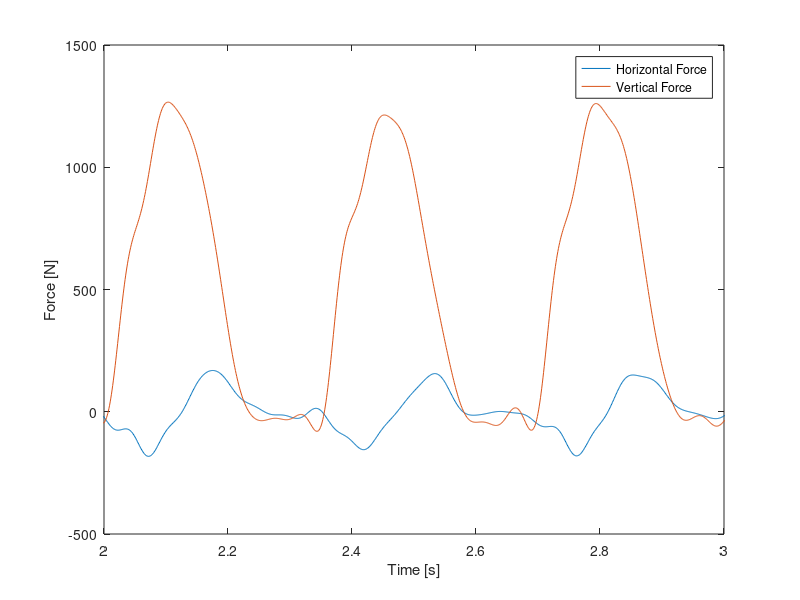

The MATLAB source for this figure: (Note: this script raises an error after producing the figure.)
%%%%%%%%%%%%%%%%%%%%%%%%%%%%%%%%%%%%%%%%%%%%%%%%%%%%%%%%%%%%%%%%%%%%%%%%%%%
% RunAnalysis_Script.m
% CREATED: 1/25/18
% MODIFIED: 1/25/18
%
% PURPOSE: 
%   Analyze input forces from treadmill
% INPUTS:
%   Data
% OUTPUTS:
%   Plots
% NOTES:
    % Columns
    % C1 = Mx 
    % C2 = Fy: - means braking and + means pushing
    % C3 = Fx: vertical force
    % C4 = distance from Cp to treadmill center
    
    % Trials: 
    % 1 = 0%
    % 2 = 1%
    % 3 = 3%
    % 4 = 1%
    % 5 = 0%
% HOUSEKEEPING:
clear all; close all; clc;
%%%%%%%%%%%%%%%%%%%%%%%%%%%%%%%%%%%%%%%%%%%%%%%%%%%%%%%%%%%%%%%%%%%%%%%%%%%
%% IMPORT DATA
% trial2 = xlsread('trial2_pilot1.xlsx');
% trial3 = xlsread('trial3_pilot1.xlsx');
% trial4 = xlsread('trial4_pilot1.xlsx');
% trial5 = xlsread('trial5_pilot1.xlsx');
% 
% trial2_0 = xlsread('zero_trial2_pilot1.xlsx');
% trial3_0 = xlsread('zero_trial3_pilot1.xlsx');
% trial4_0 = xlsread('zero_trial4_pilot1.xlsx');
% trial5_0 = xlsread('zero_trial5_pilot1.xlsx');
load('expData.mat')

%% PARSE DATA
% Trial 2
Mx2 = trial2(:,1);
Fy2= trial2(:,2);
Fx2 = trial2(:,3);
Ds2 = trial2(:,4);
t2 = 0:0.001:(length(Fy2)/1000)-0.001;
% Trial 3
Mx3 = trial3(:,1);
Fy3= trial3(:,2);
Fx3 = trial3(:,3);
Ds3 = trial3(:,4);
t3 = 0:0.001:(length(Fy3)/1000)-0.001;
% Trial 4
Mx4 = trial4(:,1);
Fy4= trial4(:,2);
Fx4 = trial4(:,3);
Ds4 = trial4(:,4);
t4 = 0:0.001:(length(Fy4)/1000)-0.001;
% Trial 5
Mx5 = trial5(:,1);
Fy5= trial5(:,2);
Fx5 = trial5(:,3);
Ds5 = trial5(:,4);
t5 = 0:0.001:(length(Fy5)/1000)-0.001;

% ZERO TRIALS
% Trial 2
Mx2_0 = trial2_0(:,1);
Fy2_0 = trial2_0(:,2);
Fx2_0 = trial2_0(:,3);
Ds2_0 = trial2_0(:,4);
t2_0 = 0:0.001:(length(Fy2_0)/1000)-0.001;
% Trial 3
Mx3_0 = trial3_0(:,1);
Fy3_0 = trial3_0(:,2);
Fx3_0 = trial3_0(:,3);
Ds3_0 = trial3_0(:,4);
t3_0 = 0:0.001:(length(Fy3_0)/1000)-0.001;
% Trial 4
Mx4_0 = trial4_0(:,1);
Fy4_0 = trial4_0(:,2);
Fx4_0 = trial4_0(:,3);
Ds4_0 = trial4_0(:,4);
t4_0 = 0:0.001:(length(Fy4_0)/1000)-0.001;
% Trial 5
Mx5_0 = trial5_0(:,1);
Fy5_0 = trial5_0(:,2);
Fx5_0 = trial5_0(:,3);
Ds5_0 = trial5_0(:,4);
t5_0 = 0:0.001:(length(Fy5_0)/1000)-0.001;

% Fix Zeroing on Fx and Fy
Fy2 = Fy2-mean(Fy2_0);
Fy3 = Fy3-mean(Fy3_0);
Fy4 = Fy4-mean(Fy4_0);
Fy5 = Fy5-mean(Fy5_0);

Fx2 = Fx2-mean(Fx2_0);
Fx3 = Fx3-mean(Fx3_0);
Fx4 = Fx4-mean(Fx4_0);
Fx5 = Fx5-mean(Fx5_0);

%j2 = find(Fx2<0);
%Fx2 = Fx2+mean(Fx2(j2));
%j3 = find(Fx3<0);
%Fx3 = Fx3+mean(Fx3(j3));
%j4 = find(Fx4<0);
%Fx4 = Fx4+mean(Fx4(j4));
%j5 = find(Fx5<0);
%Fx5 = Fx5+mean(Fx5(j5));


% BUTTERWORTH FILTER
[b,a] = butter(10,20/500);
Fy2 = filtfilt(b,a,Fy2);
Fy3 = filtfilt(b,a,Fy3);
Fy4 = filtfilt(b,a,Fy4);
Fy5 = filtfilt(b,a,Fy5);
Fx2 = filtfilt(b,a,Fx2);
Fx3 = filtfilt(b,a,Fx3);
Fx4 = filtfilt(b,a,Fx4);
Fx5 = filtfilt(b,a,Fx5);

%% PLOT INITIAL DATA
figure
plot(t2,Fy2,t2,Fx2)
xlabel('Time [s]')
ylabel('Force [N]')
legend('Horizontal Force','Vertical Force')
xlim([2 3])

%% PEAKS AND VALLEYS
% Average Peak Height
[pks,locs2] = findpeaks(Fy2,'MinPeakDistance',250);
avgpeak2 = linspace(mean(pks),mean(pks),length(locs2));
disp(['Peak Propelling 1%: ',num2str(avgpeak2(1)), ' N'])
pks2 = pks;

[pks,locs3] = findpeaks(Fy3,'MinPeakDistance',250);
avgpeak3 = linspace(mean(pks),mean(pks),length(locs3));
disp(['Peak Propelling 3%: ',num2str(avgpeak3(1)), ' N'])
pks3 = pks;

[pks,locs4] = findpeaks(Fy4,'MinPeakDistance',250);
avgpeak4 = linspace(mean(pks),mean(pks),length(locs4));
disp(['Peak Propelling 1%: ',num2str(avgpeak4(1)), ' N'])
pks4 = pks;

[pks,locs5] = findpeaks(Fy5,'MinPeakDistance',250);
avgpeak5 = linspace(mean(pks),mean(pks),length(locs5));
disp(['Peak Propelling 0%: ',num2str(avgpeak5(1)), ' N'])
pks5 = pks;

% Average Peak Depth
[pks,loc2] = findpeaks(-Fy2,'MinPeakDistance',250);
avgv2 = linspace(mean(pks),mean(pks),length(loc2));
disp(['Peak Braking 1%: ',num2str(avgv2(1)), ' N'])

[pks,loc3] = findpeaks(-Fy3,'MinPeakDistance',250);
avgv3 = linspace(mean(pks),mean(pks),length(loc3));
disp(['Peak Braking 3%: ',num2str(avgv3(1)), ' N'])

[pks,loc4] = findpeaks(-Fy4,'MinPeakDistance',250);
avgv4 = linspace(mean(pks),mean(pks),length(loc4));
disp(['Peak Braking 1%: ',num2str(avgv4(1)), ' N', ' N'])

[pks,loc5] = findpeaks(-Fy5,'MinPeakDistance',250);
avgv5 = linspace(mean(pks),mean(pks),length(loc5));
disp(['Peak Braking 0%: ',num2str(avgv5(1)), ' N'])

% Align Peaks
%t2 = t2-t2(loc2(1));
%t3 = t3-t3(loc3(1));
%t4 = t4-t4(loc4(1));
%t5 = t5-t5(loc5(1));


%% ZERO FY 
for i = 1:length(Fy2)
    if Fx2(i)<mean(Fx2_0)  
        Fyy2(i) = 0;
    else
        Fyy2(i) = Fy2(i);
    end
end
for i = 1:length(Fy3)
    if Fx3(i)<mean(Fx3_0)  
        Fyy3(i) = 0;
    else
        Fyy3(i) = Fy3(i);
    end
end
for i = 1:length(Fy4)
    if Fx4(i)<mean(Fx4_0)  
        Fyy4(i) = 0;
    else
        Fyy4(i) = Fy4(i);
    end
end
for i = 1:length(Fy5)
    if Fx5(i)<mean(Fx5_0) 
        Fyy5(i) = 0;
    else
        Fyy5(i) = Fy5(i);
    end
end

figure
plot(t2,Fy2,t2,Fyy2)
title('Original vs Zeroed Fy2')
legend('1','2')
xlim([6 10])
% Assign Zeros
Fy2 = Fyy2;
Fy3 = Fyy3;
Fy4 = Fyy4;
Fy5 = Fyy5;

%% IMPULSE

% Find Indices of Peaks
i2 = find(Fy2<0);
i3 = find(Fy3<0);
i4 = find(Fy4<0);
i5 = find(Fy5<0);

% Inegrate to get Impulse
Imp2 = abs(trapz(Fy2(i2))/length(pks2))/1000;
disp(['Propelling Impulse 1%: ',num2str(Imp2), ' N-s'])

Imp3 = abs(trapz(Fy3(i3))/length(pks3))/1000;
disp(['Propelling Impulse 3%: ',num2str(Imp3), ' N-s'])

Imp4 = abs(trapz(Fy4(i4))/length(pks4))/1000;
disp(['Propelling Impulse 1%: ',num2str(Imp4), ' N-s'])

Imp5 = abs(trapz(Fy5(i5))/length(pks5))/1000;
disp(['Propelling Impulse 0%: ',num2str(Imp5), ' N-s'])

% Find Indices of Peaks
i2 = find(Fy2>0);
i3 = find(Fy3>0);
i4 = find(Fy4>0);
i5 = find(Fy5>0);

% Inegrate to get Impulse
ImpB2 = abs(trapz(Fy2(i2))/length(pks2))/1000;
disp(['Braking Impulse 1%: ',num2str(ImpB2), ' N-s'])

ImpB3 = abs(trapz(Fy3(i3))/length(pks3))/1000;
disp(['Braking Impulse 3%: ',num2str(ImpB3), ' N-s'])

ImpB4 = abs(trapz(Fy4(i4))/length(pks4))/1000;
disp(['Braking Impulse 1%: ',num2str(ImpB4), ' N-s'])

ImpB5 = abs(trapz(Fy5(i5))/length(pks5))/1000;
disp(['Braking Impulse 0%: ',num2str(ImpB5), ' N-s'])

% Difference in Braking and Propulsion
ImpDiff = [Imp5 Imp4 Imp3]-[ImpB5 ImpB4 ImpB3];
disp(['Impulse Difference 0%: ',num2str(ImpDiff(1)), ' N-s'])
disp(['Impulse Difference 1%: ',num2str(ImpDiff(2)), ' N-s'])
disp(['Impulse Difference 3%: ',num2str(ImpDiff(3)), ' N-s'])

% Find Step Frequency
numPks2 = (length(pks2)/(length(t2)*0.001));
numPks3 = (length(pks3)/(length(t2)*0.001));
numPks4 = (length(pks4)/(length(t2)*0.001));
numPks5 = (length(pks5)/(length(t2)*0.001));
disp(['Stride Frequency 0%: ',num2str(numPks5), ' Hz'])
disp(['Stride Frequency 1%: ',num2str(numPks4), ' Hz'])
disp(['Stride Frequency 3%: ',num2str(numPks3), ' Hz'])

% Find Contact Time per Step
i2 = find(Fy2==0);
i3 = find(Fy3==0);
i4 = find(Fy4==0);
i5 = find(Fy5==0);
timeCont2 = (length(t2) - length(i2))*0.001/length(pks2);
timeCont3 = (length(t3) - length(i3))*0.001/length(pks3);
timeCont4 = (length(t4) - length(i4))*0.001/length(pks4);
timeCont5 = (length(t5) - length(i5))*0.001/length(pks5);
disp(['Contact Time 0%: ',num2str(timeCont5), ' s'])
disp(['Contact Time 1%: ',num2str(timeCont4), ' s'])
disp(['Contact Time 3%: ',num2str(timeCont3), ' s'])

% Duty Factor
dutyF2 = (length(t2)-length(i2))/length(i2);
dutyF3 = (length(t3)-length(i3))/length(i3);
dutyF4 = (length(t4)-length(i4))/length(i4);
dutyF5 = (length(t5)-length(i5))/length(i5);
disp(['Duty Factor 0%: ',num2str(timeCont5), '%'])
disp(['Duty Factor 1%: ',num2str(timeCont4), '%'])
disp(['Duty Factor 3%: ',num2str(timeCont3), '%'])
%% PLOT RESULTS




figure
hold on
plot(t2,Fy2,t3,Fy3,t4,Fy4,t5,Fy5)
plot(t2(locs2),avgpeak2,t3(locs3),avgpeak3,t4(locs4),avgpeak4,t5(locs5),avgpeak5)
plot(t2(loc2),-avgv2,t3(loc3),-avgv3,t4(loc4),-avgv4,t5(loc5),-avgv5)
xlim([2 5])
xlabel('Time [s]')
ylabel('Force [N-s]')
legend('Trial 2 1%','Trial 3 3%','Trial 4 1%','Trial 5 0%')
hold off

figure
plot([0 1 3],[avgpeak5(1) avgpeak4(1) avgpeak3(1)],0,avgpeak5(1),'o',1, avgpeak4(1),'o',3, avgpeak3(1),'o')
title('Peaks vs BWP')
xlabel('Body Weight Percentage')
ylabel('Force Peak')
legend('Average','0%','1%','3%')


figure
hold on
plot([0 1 3],[Imp5 Imp4 Imp3],0,Imp5,'o',1,Imp4,'o',3,Imp3,'o')
plot([0 1 3],[ImpB5 ImpB4 ImpB3],0,ImpB5,'o',1,ImpB4,'o',3,ImpB3,'o')
plot([0 1 3],ImpDiff,'o',[0 1 3],ImpDiff)
title('Impulse vs BWP')
xlabel('Body Weight Percentage')
ylabel('Impulse [N-s]')
legend('Propulsion','0%','1%','3%','Braking','0%','1%','3%','Difference')

